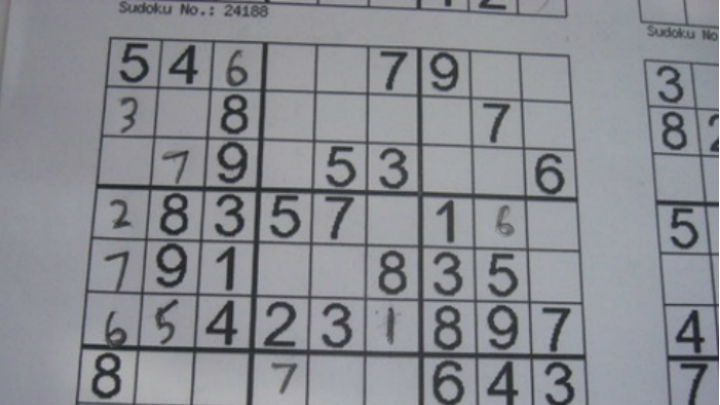
#> input picture python/Sudoku.png, 720 x 405 px, found by its file name
$ python test10_edge_sobel.py   (older library calls are emulated)
#> lines starting #> are read from the running program, lines starting #| are printed output that depends on the picture
import cv2
import numpy as np
from matplotlib import pyplot as plt

img = cv2.imread('sudoku.png', cv2.IMREAD_GRAYSCALE)
#> img: shape (405, 720); min 34, max 255, mean 138.9
# b, g, r = cv2.split(img)
# img = cv2.merge([r, g, b])

lap = cv2.Laplacian(img, cv2.CV_64F, ksize=1)
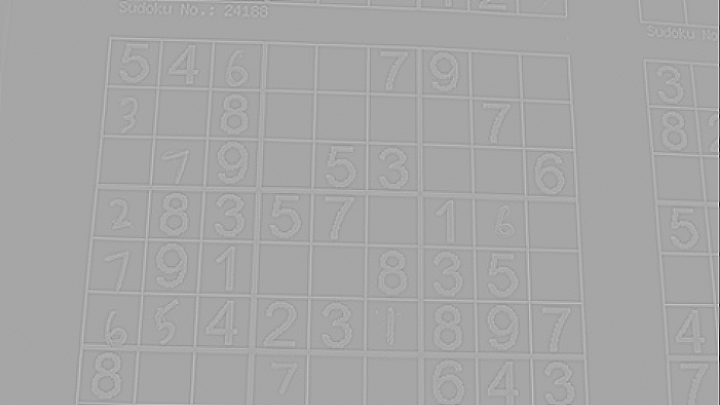
#> lap: shape (405, 720) float64; min -442, max 236, mean -0.2; drawn with min black and max white
lap = np.uint8(np.absolute(lap))
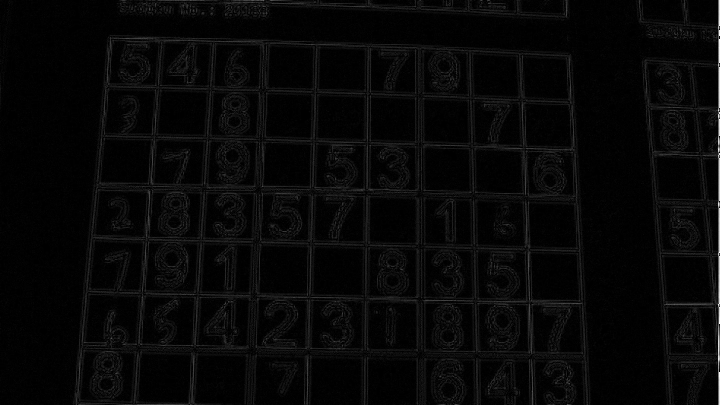
#> lap: shape (405, 720); min 0, max 254, mean 7.3
sobelx = cv2.Sobel(img, cv2.CV_64F, 1, 0)
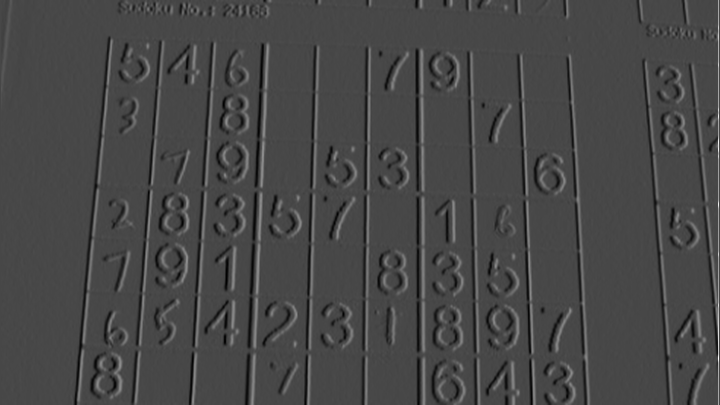
#> sobelx: shape (405, 720) float64; min -341, max 870, mean 0.6; drawn with min black and max white
sobely = cv2.Sobel(img, cv2.CV_64F, 0, 1)
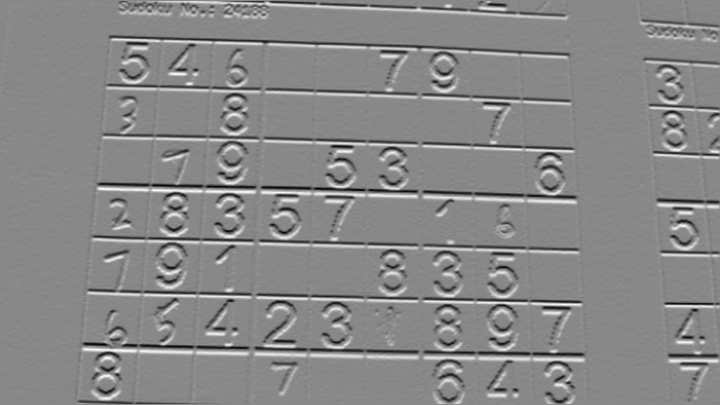
#> sobely: shape (405, 720) float64; min -366, max 319, mean 0.2; drawn with min black and max white
sobelx = np.uint8(np.absolute(sobelx))
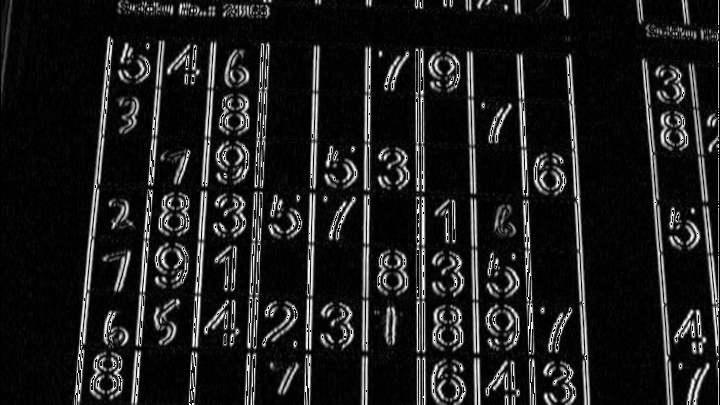
#> sobelx: shape (405, 720); min 0, max 255, mean 30
sobely = np.uint8(np.absolute(sobely))
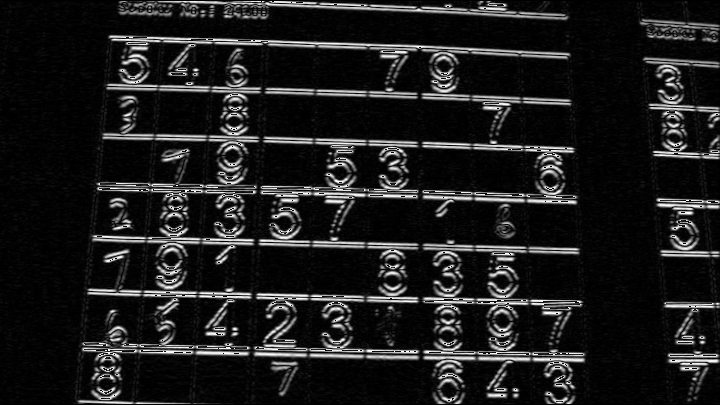
#> sobely: shape (405, 720); min 0, max 255, mean 29.2

sobel_combine = cv2.bitwise_or(sobelx, sobely)
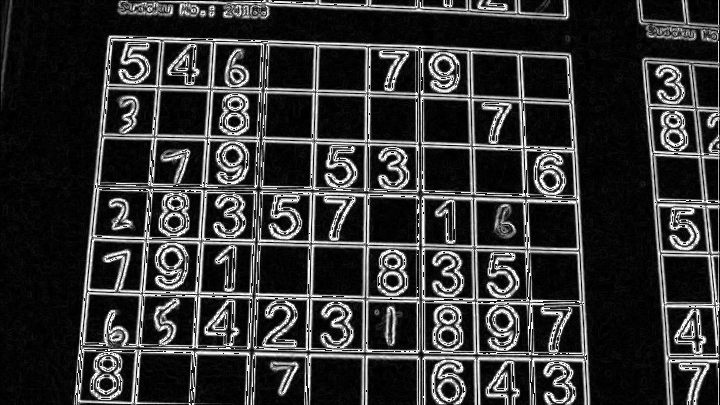
#> sobel_combine: shape (405, 720); min 0, max 255, mean 52.4

titles = ['image', 'Laplacian', 'sobelx', 'sobely', 'sobel Combine']
images = [img, lap, sobelx, sobely, sobel_combine]
for i in range(5):
    plt.subplot(2, 3, i+1), plt.imshow(images[i], 'gray')
    plt.title(titles[i])
    plt.xticks([]), plt.yticks([])

plt.show()
